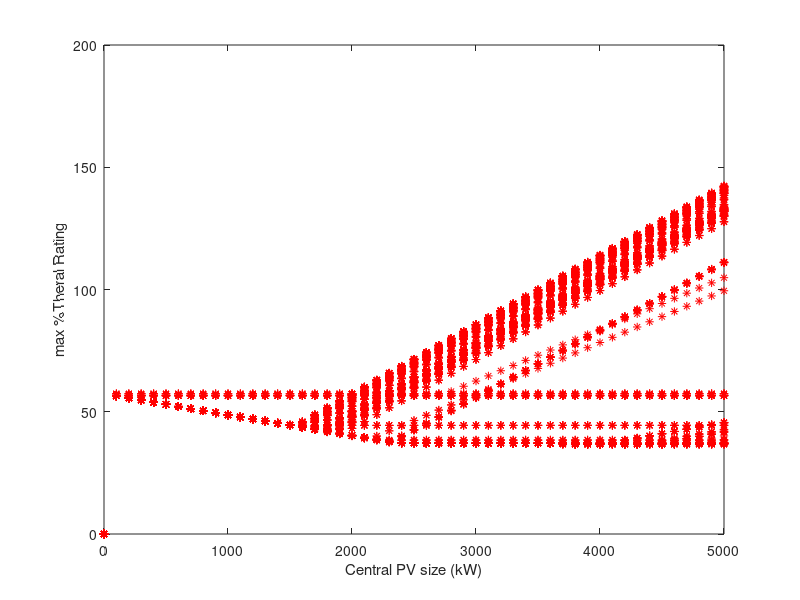
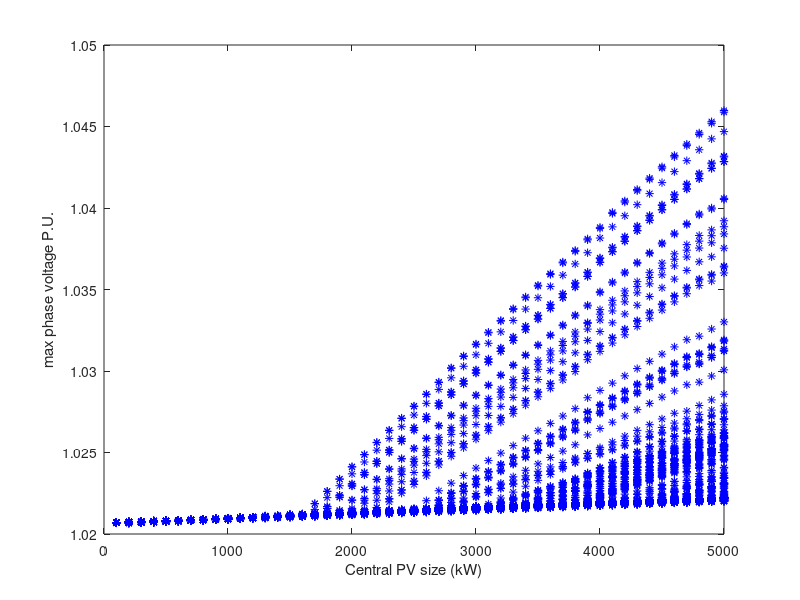

Write the MATLAB code that produced these figures, in order.
load RESULTS_9_3_2015
%PV_Size | PV_meas | max_PU | max_thermal

figure(1);
plot(RESULTS(:,1),RESULTS(:,4),'r*')
xlabel('Central PV size (kW)');
ylabel('max %Theral Rating');

%Voltage Contour:
figure(2);
plot(RESULTS(2:10000,1),RESULTS(2:10000,3),'b*')
xlabel('Central PV size (kW)');
ylabel('max phase voltage P.U.');
